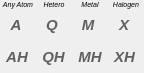
<?xml version="1.0" encoding="UTF-8"?>
<ui version="4.0">
 <class>AtomQueryPopup</class>
 <widget class="QWidget" name="AtomQueryPopup">
  <property name="geometry">
   <rect>
    <x>0</x>
    <y>0</y>
    <width>144</width>
    <height>73</height>
   </rect>
  </property>
  <property name="windowTitle">
   <string>Form</string>
  </property>
  <layout class="QGridLayout" name="gridLayout">
   <property name="leftMargin">
    <number>0</number>
   </property>
   <property name="topMargin">
    <number>0</number>
   </property>
   <property name="rightMargin">
    <number>0</number>
   </property>
   <property name="bottomMargin">
    <number>0</number>
   </property>
   <property name="spacing">
    <number>0</number>
   </property>
   <item row="1" column="0">
    <widget class="QToolButton" name="A_btn">
     <property name="minimumSize">
      <size>
       <width>32</width>
       <height>32</height>
      </size>
     </property>
     <property name="toolTip">
      <string>Any Heavy Atom</string>
     </property>
     <property name="styleSheet">
      <string notr="true">QToolButton {
border : none;
font: bold italic 15px;
color: #606060;
}</string>
     </property>
     <property name="text">
      <string>A</string>
     </property>
     <property name="checkable">
      <bool>true</bool>
     </property>
     <attribute name="buttonGroup">
      <string notr="true">group</string>
     </attribute>
    </widget>
   </item>
   <item row="1" column="2">
    <widget class="QToolButton" name="M_btn">
     <property name="minimumSize">
      <size>
       <width>32</width>
       <height>32</height>
      </size>
     </property>
     <property name="toolTip">
      <string>Any Metal</string>
     </property>
     <property name="styleSheet">
      <string notr="true">QToolButton {
border : none;
font: bold italic 15px;
color: #606060;
}</string>
     </property>
     <property name="text">
      <string>M</string>
     </property>
     <property name="checkable">
      <bool>true</bool>
     </property>
     <attribute name="buttonGroup">
      <string notr="true">group</string>
     </attribute>
    </widget>
   </item>
   <item row="2" column="3">
    <widget class="QToolButton" name="XH_btn">
     <property name="minimumSize">
      <size>
       <width>32</width>
       <height>32</height>
      </size>
     </property>
     <property name="toolTip">
      <string>Any Halogen or H</string>
     </property>
     <property name="styleSheet">
      <string notr="true">QToolButton {
border : none;
font: bold italic 15px;
color: #606060;
}</string>
     </property>
     <property name="text">
      <string>XH</string>
     </property>
     <property name="checkable">
      <bool>true</bool>
     </property>
     <attribute name="buttonGroup">
      <string notr="true">group</string>
     </attribute>
    </widget>
   </item>
   <item row="2" column="0">
    <widget class="QToolButton" name="AH_btn">
     <property name="minimumSize">
      <size>
       <width>32</width>
       <height>32</height>
      </size>
     </property>
     <property name="toolTip">
      <string>Any Atom</string>
     </property>
     <property name="styleSheet">
      <string notr="true">QToolButton {
border : none;
font: bold italic 15px;
color: #606060;
}</string>
     </property>
     <property name="text">
      <string>AH</string>
     </property>
     <property name="checkable">
      <bool>true</bool>
     </property>
     <attribute name="buttonGroup">
      <string notr="true">group</string>
     </attribute>
    </widget>
   </item>
   <item row="2" column="2">
    <widget class="QToolButton" name="MH_btn">
     <property name="minimumSize">
      <size>
       <width>32</width>
       <height>32</height>
      </size>
     </property>
     <property name="toolTip">
      <string>Any Metal or H</string>
     </property>
     <property name="styleSheet">
      <string notr="true">QToolButton {
border : none;
font: bold italic 15px;
color: #606060;
}</string>
     </property>
     <property name="text">
      <string>MH</string>
     </property>
     <property name="checkable">
      <bool>true</bool>
     </property>
     <attribute name="buttonGroup">
      <string notr="true">group</string>
     </attribute>
    </widget>
   </item>
   <item row="2" column="1">
    <widget class="QToolButton" name="QH_btn">
     <property name="minimumSize">
      <size>
       <width>32</width>
       <height>32</height>
      </size>
     </property>
     <property name="toolTip">
      <string>Any Heteroatom or H</string>
     </property>
     <property name="styleSheet">
      <string notr="true">QToolButton {
border : none;
font: bold italic 15px;
color: #606060;
}</string>
     </property>
     <property name="text">
      <string>QH</string>
     </property>
     <property name="checkable">
      <bool>true</bool>
     </property>
     <attribute name="buttonGroup">
      <string notr="true">group</string>
     </attribute>
    </widget>
   </item>
   <item row="1" column="3">
    <widget class="QToolButton" name="X_btn">
     <property name="minimumSize">
      <size>
       <width>32</width>
       <height>32</height>
      </size>
     </property>
     <property name="toolTip">
      <string>Any Halogen</string>
     </property>
     <property name="styleSheet">
      <string notr="true">QToolButton {
border : none;
font: bold italic 15px;
color: #606060;
}</string>
     </property>
     <property name="text">
      <string>X</string>
     </property>
     <property name="checkable">
      <bool>true</bool>
     </property>
     <attribute name="buttonGroup">
      <string notr="true">group</string>
     </attribute>
    </widget>
   </item>
   <item row="1" column="1">
    <widget class="QToolButton" name="Q_btn">
     <property name="minimumSize">
      <size>
       <width>32</width>
       <height>32</height>
      </size>
     </property>
     <property name="toolTip">
      <string>Any Heteroatom</string>
     </property>
     <property name="styleSheet">
      <string notr="true">QToolButton {
border : none;
font: bold italic 15px;
color: #606060;
}</string>
     </property>
     <property name="text">
      <string>Q</string>
     </property>
     <property name="checkable">
      <bool>true</bool>
     </property>
     <attribute name="buttonGroup">
      <string notr="true">group</string>
     </attribute>
    </widget>
   </item>
   <item row="0" column="0">
    <widget class="QLabel" name="label">
     <property name="minimumSize">
      <size>
       <width>36</width>
       <height>0</height>
      </size>
     </property>
     <property name="styleSheet">
      <string notr="true">QLabel {
font: italic 7px;
}</string>
     </property>
     <property name="text">
      <string>Any Atom</string>
     </property>
     <property name="alignment">
      <set>Qt::AlignCenter</set>
     </property>
    </widget>
   </item>
   <item row="0" column="1">
    <widget class="QLabel" name="label_2">
     <property name="minimumSize">
      <size>
       <width>36</width>
       <height>0</height>
      </size>
     </property>
     <property name="styleSheet">
      <string notr="true">QLabel {
font: italic 7px;
}</string>
     </property>
     <property name="text">
      <string>Hetero</string>
     </property>
     <property name="alignment">
      <set>Qt::AlignCenter</set>
     </property>
    </widget>
   </item>
   <item row="0" column="2">
    <widget class="QLabel" name="label_3">
     <property name="minimumSize">
      <size>
       <width>36</width>
       <height>0</height>
      </size>
     </property>
     <property name="styleSheet">
      <string notr="true">QLabel {
font: italic 7px;
}</string>
     </property>
     <property name="text">
      <string>Metal</string>
     </property>
     <property name="alignment">
      <set>Qt::AlignCenter</set>
     </property>
    </widget>
   </item>
   <item row="0" column="3">
    <widget class="QLabel" name="label_4">
     <property name="minimumSize">
      <size>
       <width>36</width>
       <height>0</height>
      </size>
     </property>
     <property name="styleSheet">
      <string notr="true">QLabel {
font: italic 7px;
}</string>
     </property>
     <property name="text">
      <string>Halogen</string>
     </property>
     <property name="alignment">
      <set>Qt::AlignCenter</set>
     </property>
    </widget>
   </item>
  </layout>
 </widget>
 <resources>
  <include location="../sketcher.qrc"/>
 </resources>
 <connections/>
 <buttongroups>
  <buttongroup name="group"/>
 </buttongroups>
</ui>
